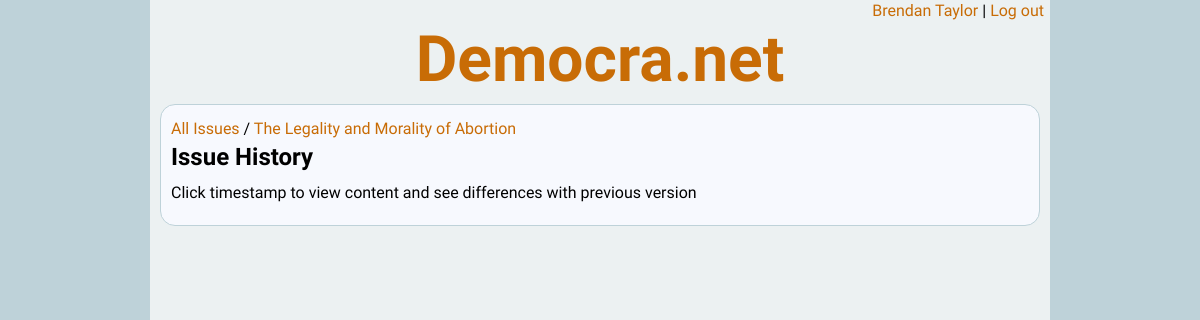
/isshist.php?iid=1 (signed in), run on the app's committed database.
### tables this page shows
CREATE TABLE `citizens` (
  `citizen_id` int(11) NOT NULL AUTO_INCREMENT,
  `password` varchar(100) NOT NULL,
  `email` varchar(100) NOT NULL,
  `name` varchar(100) DEFAULT NULL,
  `birth_year` int(11) DEFAULT NULL,
  `gender` int(11) DEFAULT NULL,
  `country` int(11) DEFAULT NULL,
  `postal_code` varchar(25) DEFAULT NULL,
  PRIMARY KEY (`citizen_id`)
);

CREATE TABLE `issues` (
  `issue_id` int(11) NOT NULL,
  `version` int(11) NOT NULL,
  `name` varchar(100) NOT NULL,
  `description` varchar(3000) NOT NULL,
  `citizen_id` int(11) DEFAULT NULL,
  `ts` datetime DEFAULT NULL,
  PRIMARY KEY (`issue_id`,`version`)
);

### inc/class.citizen.php (called while the page is built, shortened)
<?php
require_once ("class.database.php");
class citizen
{
	public $citizen_id = null;
	public function check_session()
	{
		if (isset($_SESSION['citizen_id']))
		{
			$this->citizen_id = $_SESSION['citizen_id'];
		}
	}
	public function load_db($db)
	{
		$this->db = $db;
		$sql = "SELECT * FROM citizens WHERE citizen_id = '{$this->citizen_id}'";
		$this->db->execute_query($sql);
		$line = $this->db->fetch_line();
		$this->name = $line['name'];
	}
}
?>

### inc/class.database.php (called while the page is built, shortened)
<?php
class database {
	public $conn = null;
	public $result = null;
	public function open_connection()
	{
		$this->conn = new mysqli(self::DB_HOST, self::DB_UNAME, self::DB_PWD, self::DB_NAME)
			or die("Connect Error (" . $this->conn->connect_errno . ") " . $this->conn->connect_error);
	}
	public function execute_query($sql)
	{
		$this->result = $this->conn->query($sql)
			or die("Could not execute the query: {$this->conn->error}<br />sql = {$sql}");
	}
	public function fetch_line($result = null)
	{
		if ($result)
		{
			$line = $result->fetch_assoc();
		}
		else
		{
			$line = $this->result->fetch_assoc();
		}
		return $line;
	}
}
?>

### inc/class.issue.php (called while the page is built, shortened)
<?php
require_once ("class.database.php");
class issue
{
	private $db = null;
	public $id = null;
	public function __construct($db)
	{
		$this->db = $db;
	}
	public function load($source, $version = null)
	{
		switch ($source)
		{
			case LOAD_DB:
				$this->id = $_REQUEST['iid'];
				if (isset($version)) {
					$subsql = "{$version}";
				} else {
					$subsql = "(SELECT MAX(version) FROM issues WHERE issue_id = i.issue_id)";
				}
				$sql = "SELECT * FROM issues i WHERE i.issue_id = '{$this->id}' AND i.version = {$subsql}";
				$this->db->execute_query($sql);
				$line = $this->db->fetch_line();
				$this->name = $line['name'];
				$sql = "SELECT * FROM issue_category WHERE issue_id = '{$this->id}'";
				$this->db->execute_query($sql);
				break;
		}
	}
	public function get_history()
	{
		$arr = array();
		$sql = "SELECT i.issue_id, i.version, i.ts, i.citizen_id, i.name issue_name, c.name
			FROM issues i LEFT JOIN citizens c ON i.citizen_id = c.citizen_id
			WHERE i.issue_id = '{$this->id}'
			ORDER BY i.version DESC";
		$this->db->execute_query($sql);
		while($line = $this->db->fetch_line()) {
			$arr[] = $line;
		}
		return $arr;
	}
}
?>

### isshist.php (the view, shortened to what this page needs)
<?php
require_once ("inc/class.database.php");
require_once ("inc/class.issue.php");
require_once ("inc/class.citizen.php");
$db = new database();
$db->open_connection();
$citizen = new citizen();
$citizen->check_session();
if ($citizen->in_session)
{
	$citizen->load_db($db);
}
else
{
	header("Location:login.php");
}
$issue = new issue($db);
$issue->load(LOAD_DB);
echo DOC_TYPE;
?>
<html>
<head>
	<link rel="stylesheet" type="text/css" href="style/democranet.css" />
	<link rel="stylesheet" type="text/css" href="style/isshist.css" />
</head>
<body>
<div id="container">
<?php include ("inc/header.login.php"); ?>
	<div class="content">
		<p>
			<a href="issbrws.php">All Issues</a> / <a href="issue.php?m=r&iid=<?php echo $issue->id; ?>"><?php echo $issue->name; ?></a><br>
			<span class="title">Issue History</p>
		<p>Click timestamp to view content and see differences with previous version</p>
	</div>
</div>
</body>
</html>

### inc/header.login.php
<div id="login">
	<p><a href="citizen.php"><?php echo $citizen->name; ?></a>&nbsp;|&nbsp;<a href="login.php?m=lo">Log out</a></p>
</div>
<div id="header">
	<h1><a href="index.php">Democra.net</a></h1>
</div>

### style/democranet.css (style rules this page uses)
body { font-family: 'Quattrocento Sans', helvetica, arial, sans-serif; font-size: 100%; line-height: 1.4; background-color: #BED2D9; margin: 0; }
h1, h2, h3, h4, h5 { font-family: 'Dosis', sans-serif; font-weight: 600; line-height: 1.2; margin-bottom: .5em; }
p { font-family: 'Quattrocento Sans', helvetica, arial, sans-serif; font-size: 1em; font-weight: 400; margin-top: .2em; margin-bottom: .5em; }
.title { font-size: 1.5em; margin: 0 0 .5em 0; font-weight: 700; }
a:link { text-decoration: none; color: #C86C06; -webkit-transition: all .1s linear; -moz-transition: all .1s linear; -ms-transition: all .1s linear; -o-transition: all .1s linear; transition: all .1s linear; }
#header { text-align: center; padding: 0; }
#header h1 { margin-top:0; margin-bottom: 0; font-size: 4em; }
#container { margin: 0 auto; width: 900px; background-color: #ECF1F2; min-height: 780px; padding-bottom: 5px; }
#login { text-align: right; padding-right: 6px; }
#login p { margin: 0; }
.content { margin: 5px 10px; padding: 10px; background-color: #F7F9FE; border-radius: 15px; border: 1px solid #BED2D9; }

### data on the page
citizens: name "Brendan Taylor"
issues: name "The Legality and Morality of Abortion"
